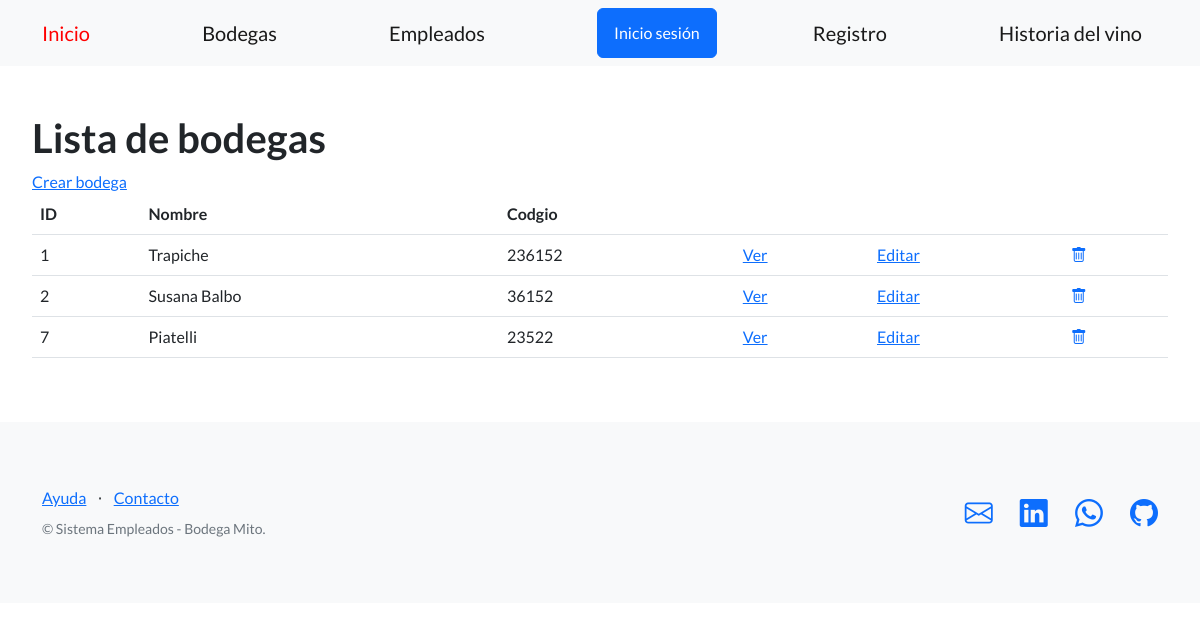
/empleados/bodegas/, run on an earlier commit of the app's database.
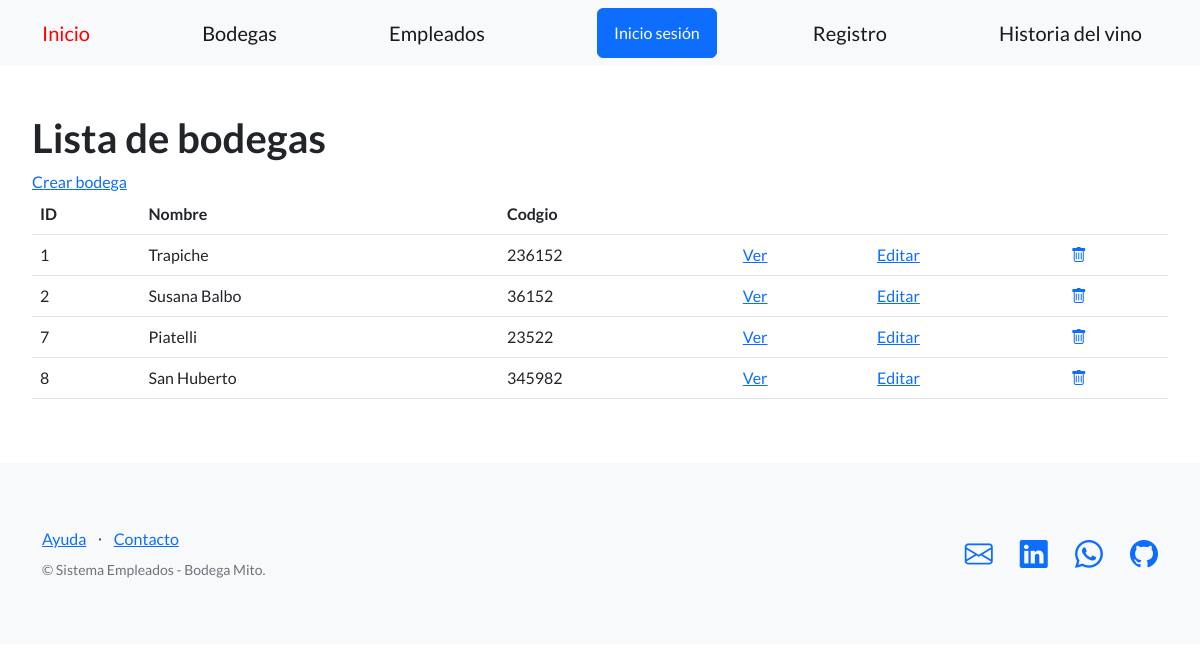
And on a later commit of the database.
### control_empleados/models.py (models this page shows, shortened)
class Bodega(models.Model):
    nombre = models.CharField(max_length=64)
    codigo = models.IntegerField()

### control_empleados/views.py (the view)
# urls.py: path('bodegas/', BodegaListView.as_view(), name='listar_bodegas'),
class BodegaListView(ListView):
    model = Bodega
    template_name='control_empleados/listar_bodegas.html'

### control_empleados/templates/control_empleados/listar_bodegas.html (shortened to what this page needs)
{% extends "base.html" %}
{% block contenido %}
<section>
 <div>
   <h1>Lista de bodegas</h1>
   <a href="{% url 'cargar_bodega' %}">Crear bodega</a>
   <br>
   <table class="table">
     <tbody>
       <tr>
         <th>ID</th>
         <th>Nombre</th>
         <th>Codgio</th>
         <td></td>
         <td></td>
         <td></td>
       </tr>
       {% for bodega in object_list %}
       <tr>
         <td>{{ bodega.id }}</td>
         <td>{{ bodega.nombre }}</td>
         <td>{{ bodega.codigo }}</td>
         <td>
          <a href="{% url 'ver_bodegas' bodega.id %}">Ver</a>
        </td>
         <td>
           <a href="{% url 'editar_bodegas' bodega.id %}">Editar</a>
         </td>
         <td>
           <a href="{% url 'eliminar_bodegas' bodega.id %}">
             <i class="bi bi-trash"></i>
           </a>
         </td>
       </tr>
       {% endfor %}
     </tbody>
   </table>
 </div>
</section>
{% endblock contenido %}

What changed in the data, as far as the page shows it:
added Bodega: id "8", nombre "San Huberto", codigo "345982"
